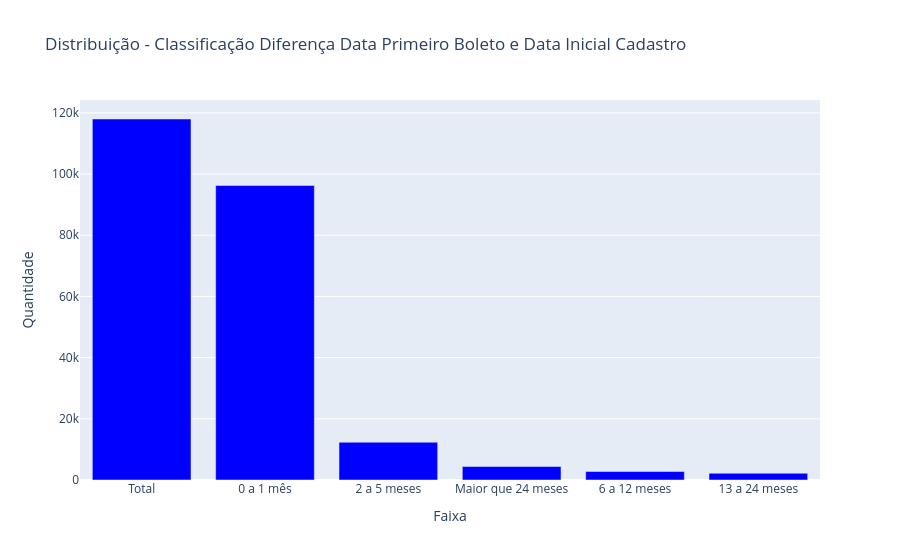
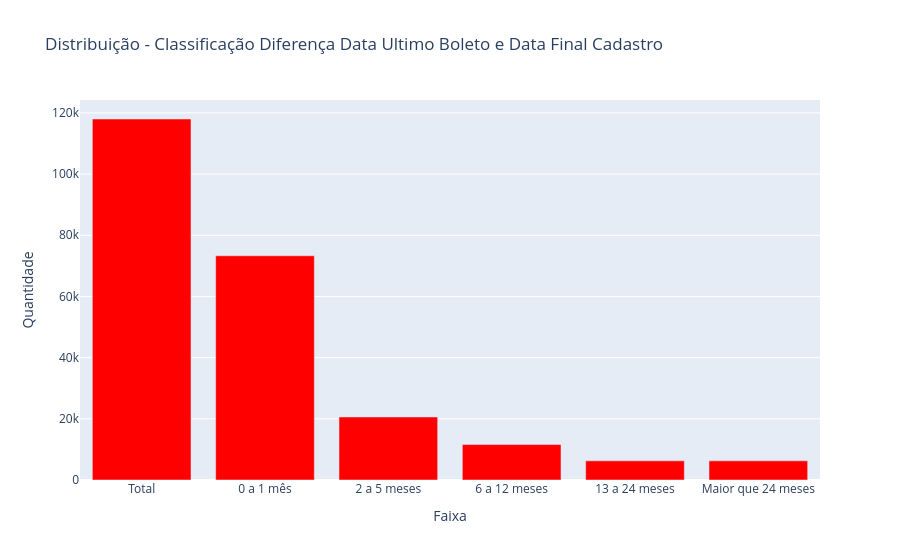

The notebook cell saved with these charts, in order:
### Markdown cell above
## Classificação diferença Datas Boletos e Datas Cadastro

### Code cell
import pandas as pd

# Supondo que tabela_nova_df_2006 seja um DataFrame do Pandas
# Contar a quantidade de cada faixa no Pandas
count_inicial_pdf = tabela_nova_df_2006.groupby("classifica_diferenca_boleto_tempo_inicial").size().reset_index(name='count')
count_final_pdf = tabela_nova_df_2006.groupby("classifica_diferenca_boleto_tempo_final").size().reset_index(name='count')

# Adicionar a linha do total
total_inicial = count_inicial_pdf['count'].sum()
total_final = count_final_pdf['count'].sum()

# Adicionar o total ao DataFrame
count_inicial_pdf = pd.concat([
    count_inicial_pdf,
    pd.DataFrame([{"classifica_diferenca_boleto_tempo_inicial": "Total", "count": total_inicial}])
], ignore_index=True)

count_final_pdf = pd.concat([
    count_final_pdf,
    pd.DataFrame([{"classifica_diferenca_boleto_tempo_final": "Total", "count": total_final}])
], ignore_index=True)

# Ordenar os dados pela quantidade em ordem decrescente (do maior para o menor)
count_inicial_pdf = count_inicial_pdf.sort_values(by="count", ascending=False)
count_final_pdf = count_final_pdf.sort_values(by="count", ascending=False)

# Exibir os DataFrames resultantes
import plotly.graph_objects as go

# Criar gráfico interativo para classifica_diferenca_boleto_tempo_inicial
fig_inicial = go.Figure()
fig_inicial.add_trace(go.Bar(
    x=count_inicial_pdf["classifica_diferenca_boleto_tempo_inicial"],
    y=count_inicial_pdf["count"],
    marker_color='blue'
))
fig_inicial.update_layout(
    title="Distribuição - Classificação Diferença Data Primeiro Boleto e Data Inicial Cadastro",
    xaxis_title="Faixa",
    yaxis_title="Quantidade",
    xaxis=dict(categoryorder="total descending")
)
fig_inicial.show()

# Criar gráfico interativo para classifica_diferenca_boleto_tempo_final
fig_final = go.Figure()
fig_final.add_trace(go.Bar(
    x=count_final_pdf["classifica_diferenca_boleto_tempo_final"],
    y=count_final_pdf["count"],
    marker_color='red'
))
fig_final.update_layout(
    title="Distribuição - Classificação Diferença Data Ultimo Boleto e Data Final Cadastro",
    xaxis_title="Faixa",
    yaxis_title="Quantidade",
    xaxis=dict(categoryorder="total descending")
)
fig_final.show()

# Exibir os DataFrames de contagem
display(count_inicial_pdf)
display(count_final_pdf)

### Figure 1 — Plotly figure (JSON) as saved in the notebook; plotly's stock layout.template omitted (floating-point values rounded to 4 significant figures)
{"data": [{"marker": {"color": "blue"}, "type": "bar", "x": ["Total", "0 a 1 mês", "2 a 5 meses", "Maior que 24 meses", "6 a 12 meses", "13 a 24 meses"], "y": [118012, 96268, 12347, 4417, 2780, 2200]}], "layout": {"title": {"text": "Distribuição - Classificação Diferença Data Primeiro Boleto e Data Inicial Cadastro"}, "xaxis": {"categoryorder": "total descending", "title": {"text": "Faixa"}}, "yaxis": {"title": {"text": "Quantidade"}}}}

### Figure 2 — Plotly figure (JSON) as saved in the notebook; plotly's stock layout.template omitted (floating-point values rounded to 4 significant figures)
{"data": [{"marker": {"color": "red"}, "type": "bar", "x": ["Total", "0 a 1 mês", "2 a 5 meses", "6 a 12 meses", "13 a 24 meses", "Maior que 24 meses"], "y": [118012, 73298, 20607, 11593, 6261, 6253]}], "layout": {"title": {"text": "Distribuição - Classificação Diferença Data Ultimo Boleto e Data Final Cadastro"}, "xaxis": {"categoryorder": "total descending", "title": {"text": "Faixa"}}, "yaxis": {"title": {"text": "Quantidade"}}}}
